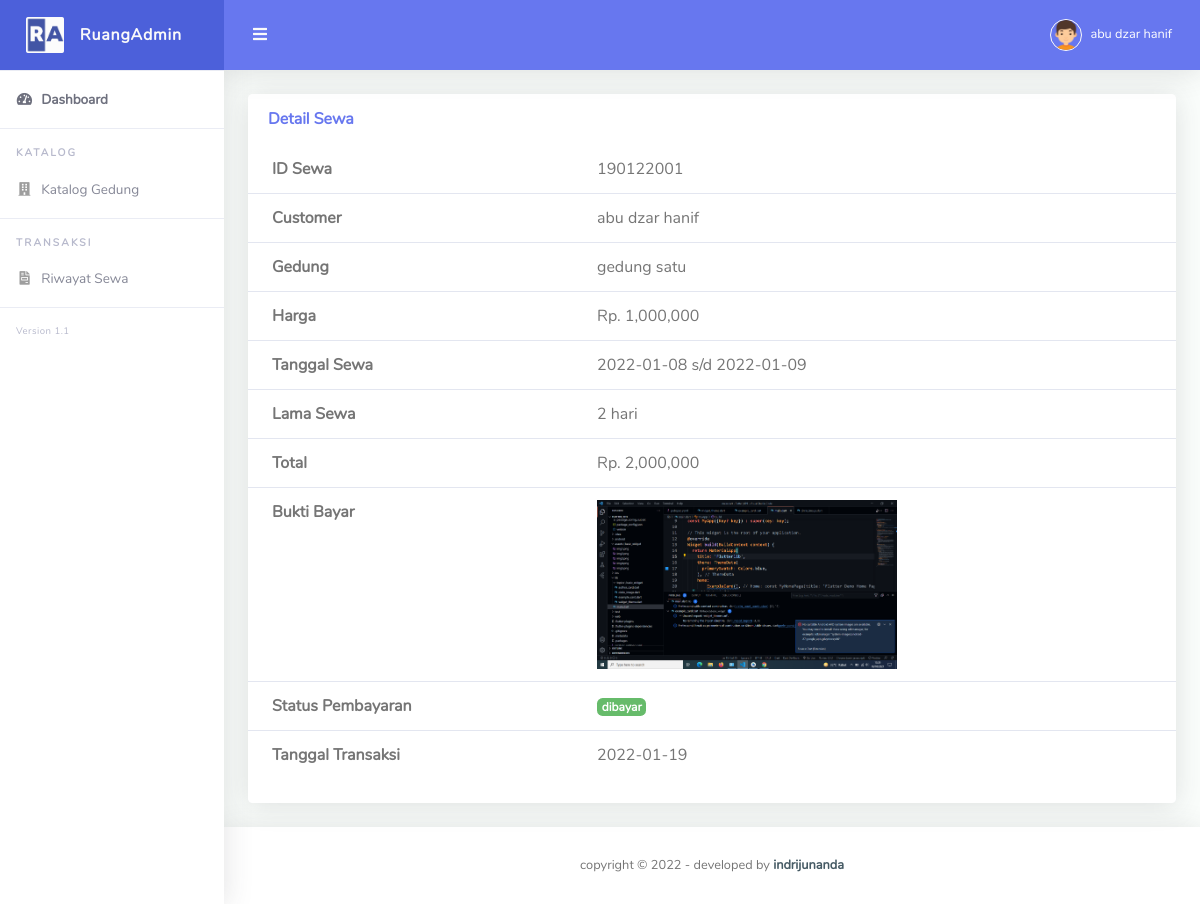
Screenshot of /user/detail_sewa.php?id=190122001 (signed in) with the database file from the repository.
### tables this page shows
CREATE TABLE `sewa` (
  `id_sewa` varchar(11) NOT NULL,
  `id_gedung` varchar(11) NOT NULL,
  `tgl_awal` date NOT NULL,
  `tgl_akhir` date NOT NULL,
  `durasi_sewa` int(11) NOT NULL,
  `total` int(11) NOT NULL,
  `status` varchar(11) NOT NULL,
  `bukti_bayar` text DEFAULT NULL,
  `id_user` varchar(11) NOT NULL,
  `tgl` date NOT NULL
);

CREATE TABLE `user` (
  `id_user` varchar(11) NOT NULL,
  `nama` varchar(50) NOT NULL,
  `notelp` varchar(15) NOT NULL,
  `username` varchar(11) NOT NULL,
  `password` text NOT NULL,
  `level` varchar(11) NOT NULL
);

CREATE TABLE `gedung` (
  `id_gedung` varchar(11) NOT NULL,
  `nama_gedung` varchar(50) NOT NULL,
  `harga` int(11) NOT NULL,
  `foto` text NOT NULL,
  `sts` varchar(11) NOT NULL
);

### user/detail_sewa.php (the view, shortened to what this page needs)
<?php
if ($_SESSION['level'] != 'user') {
    header('location: ../index.php');
} else {
    require('../koneksi.php');
    include('../template/header.php');
    $id = $_GET['id'];
    $query = mysqli_query($koneksi, "SELECT * FROM sewa inner JOIN user ON sewa.id_user = user.id_user inner JOIN gedung on gedung.id_gedung = sewa.id_gedung WHERE id_sewa='$id'");
    $data = mysqli_fetch_array($query);
?>
    <div class="container-fluid" id="container-wrapper">
        <div class="row">
            <div class="col-lg-12 mb-4">
                <div class="card">
                    <div class="card-header py-3 d-flex flex-row align-items-center justify-content-between">
                        <h6 class="m-0 font-weight-bold text-primary">Detail Sewa</h6>
                    </div>
                    <div class="table-responsive">
                        <table class="table align-items-center table-flush">
                            <tbody>
                                <tr>
                                    <th>ID Sewa</th>
                                    <td><?php echo $data['id_sewa'] ?></td>
                                </tr>
                                <tr>
                                    <th>Customer</th>
                                    <td><?php echo $data['nama'] ?></td>
                                </tr>
                                <tr>
                                    <th>Gedung</th>
                                    <td><?php echo $data['nama_gedung'] ?></td>
                                </tr>
                                <tr>
                                    <th>Harga</th>
                                    <td>Rp. <?php echo number_format($data['harga'], 0, '.', ',') ?></td>
                                </tr>
                                <tr>
                                    <th>Tanggal Sewa</th>
                                    <td><?php echo $data['tgl_awal'] . ' s/d ' . $data['tgl_akhir'] ?></td>
                                </tr>
                                <tr>
                                    <th>Lama Sewa</th>
                                    <td><?php echo $data['durasi_sewa'] ?> hari</td>
                                </tr>
                                <tr>
                                    <th>Total</th>
                                    <td>Rp. <?php echo number_format($data['total'], 0, '.', ',') ?></td>
                                </tr>
                                <?php
                                if ($data['status'] == 'pending') {
                                ?>
                                <?php } else { ?>
                                    <tr>
                                        <th>Bukti Bayar</th>
                                        <td><img src="../img/bukti/<?php echo $data['bukti_bayar'] ?>" alt="bukti" width="300px"></td>
                                    </tr>
                                <?php } ?>
                                <tr>
                                    <th>Status Pembayaran</th>
                                    <td>
                                        <?php
                                        if ($data['status'] == 'pending') {
                                        ?>
                                            <span class="badge badge-danger"><?php echo $data['status'] ?></span>
                                        <?php
                                        } elseif ($data['status'] == 'konfirmasi') {
                                        ?>
                                            <span class="badge badge-warning"><?php echo $data['status'] ?></span>
                                        <?php
                                        } else {
                                        ?>
                                            <span class="badge badge-success"><?php echo $data['status'] ?></span>
                                        <?php } ?>
                                    </td>
                                </tr>
                                <tr>
                                    <th>Tanggal Transaksi</th>
                                    <td><?php echo $data['tgl'] ?></td>
                                </tr>
                            </tbody>
                        </table>
                    </div>
                    <div class="card-footer">
                    </div>
                </div>
            </div>
        </div>
    </div>
<?php include('../template/footer.php');
} ?>

### rows the page displays
sewa: id_sewa "190122001", id_user.nama "abu dzar hanif", id_gedung.nama_gedung "gedung satu", id_gedung.harga "1,000,000", tgl_awal "2022-01-08", tgl_akhir "2022-01-09", durasi_sewa "2", total "2,000,000", bukti_bayar (picture), status "dibayar", tgl "2022-01-19"

### other values shown
$_SESSION['nama'] "abu dzar hanif"
